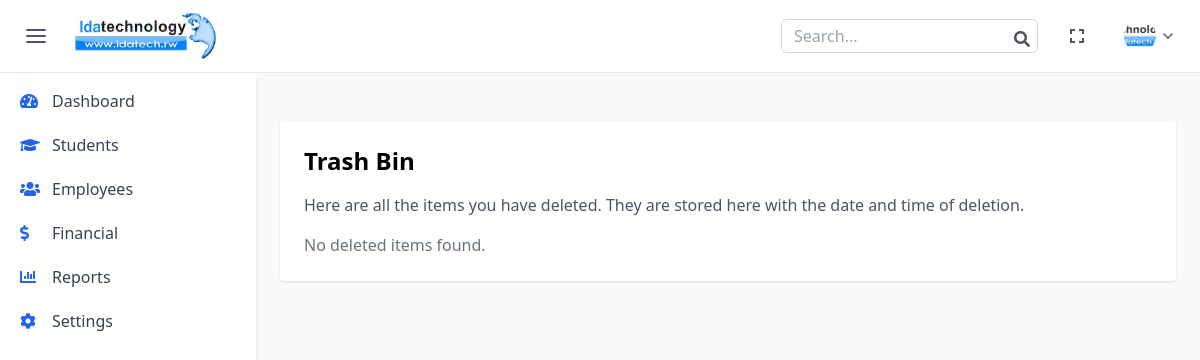
Before: /trash-bin/ (signed in) with the older database file.
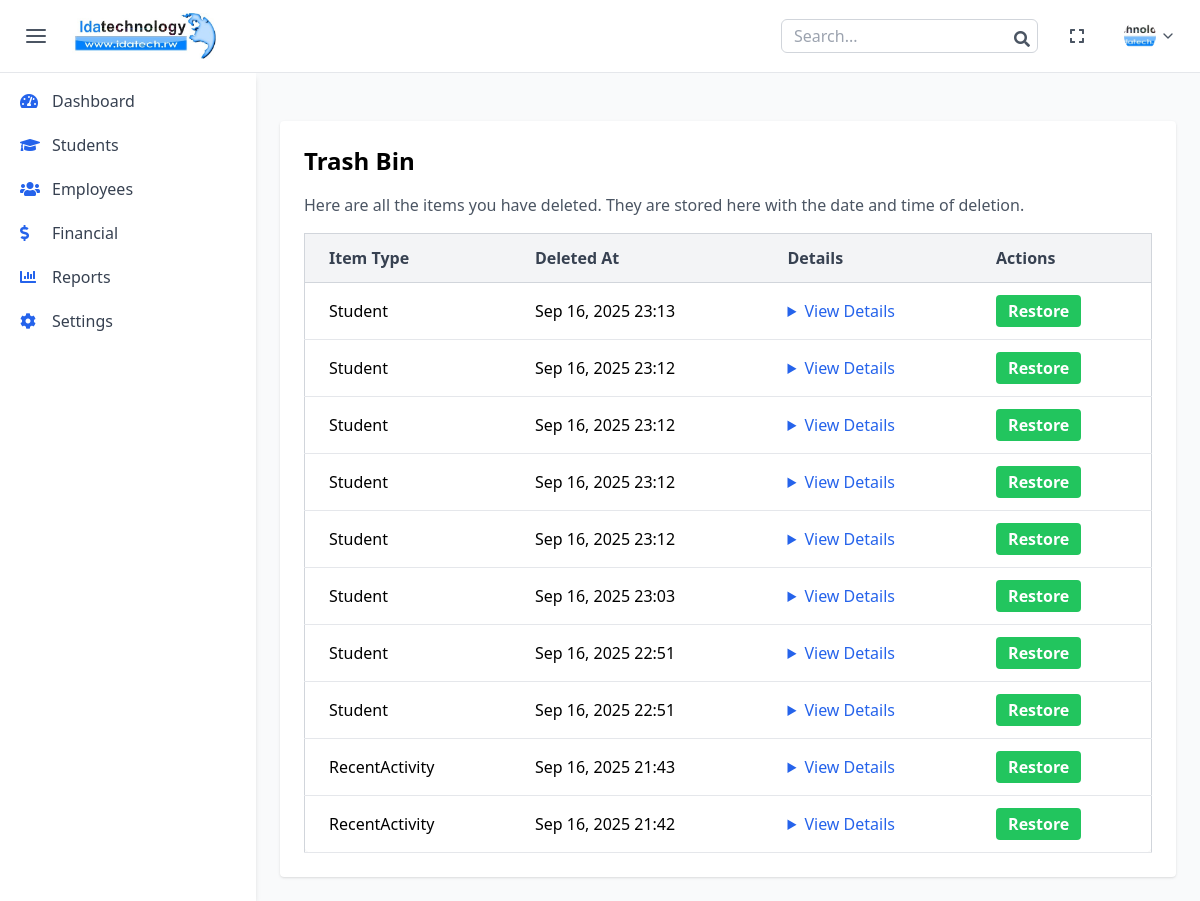
After: the same page with the newer database file.
### admin_panel/models.py (models this page shows, shortened)
class TrashBinEntry(models.Model):
    user = models.ForeignKey(User, on_delete=models.CASCADE)
    item_type = models.CharField(max_length=100)
    item_id = models.PositiveIntegerField()
    item_data = JSONField()
    deleted_at = models.DateTimeField(default=timezone.now)
    class Meta:
        ordering = ['-deleted_at']
    def formatted_item_data(self):
        if not self.item_data:
            return "No details available"
        if isinstance(self.item_data, dict):
            action = self.item_data.get('action')
            if action:
                return action
            details_list = []
            for key, value in self.item_data.items():
                details_list.append(f"{key}: {value}")
            return ", ".join(details_list)
        return str(self.item_data)

### admin_panel/views.py (the view)
# urls.py: path('trash-bin/', views.trash_bin, name='trash_bin'),
@login_required
def trash_bin(request):
    trash_entries = TrashBinEntry.objects.filter(user=request.user).order_by('-deleted_at')
    context = {
        'trash_entries': trash_entries,
    }
    return render(request, 'user_auth/trash_bin.html', context)

### templates/user_auth/trash_bin.html (shortened to what this page needs)
{% extends "admin_panel/index.html" %}
{% load static %}
{% block content %}
<div class="max-w-4xl mx-auto bg-white p-6 rounded shadow mt-6">
  <h2 class="text-2xl font-bold mb-4">Trash Bin</h2>
  <p class="mb-4 text-gray-600">Here are all the items you have deleted. They are stored here with the date and time of deletion.</p>
  {% if trash_entries %}
    <div class="overflow-x-auto">
      <table class="min-w-full bg-white border border-gray-300 rounded-lg shadow-sm">
        <thead>
          <tr class="bg-gray-100 border-b border-gray-300">
            <th class="py-3 px-6 text-left font-semibold text-gray-700">Item Type</th>
            <th class="py-3 px-6 text-left font-semibold text-gray-700">Deleted At</th>
            <th class="py-3 px-6 text-left font-semibold text-gray-700">Details</th>
            <th class="py-3 px-6 text-left font-semibold text-gray-700">Actions</th>
          </tr>
        </thead>
        <tbody>
          {% for entry in trash_entries %}
            <tr class="hover:bg-gray-50 border-b border-gray-200">
              <td class="py-3 px-6">{{ entry.item_type }}</td>
              <td class="py-3 px-6">{{ entry.deleted_at|date:"M d, Y H:i" }}</td>
              <td class="py-3 px-6">
                {% if entry.item_data %}
                  <details class="cursor-pointer">
                    <summary class="text-blue-600 hover:underline">View Details</summary>
                  </details>
                {% else %}
                  <span class="text-gray-500 italic">No details available</span>
                {% endif %}
              </td>
              <td class="py-3 px-6">
<form method="post" action="{% url 'auth:restore_trash_entry' entry.id %}">
                  <button type="submit" class="bg-green-500 hover:bg-green-600 text-white font-semibold py-1 px-3 rounded">
                    Restore
                  </button>
                </form>
              </td>
            </tr>
          {% endfor %}
        </tbody>
      </table>
    </div>
  {% else %}
    <p class="text-gray-500">No deleted items found.</p>
  {% endif %}
</div>
{% endblock %}

Changed rows visible on the page:
added TrashBinEntry: item_type "Student", deleted_at "Sep 16, 2025 23:13"
added TrashBinEntry: item_type "Student", deleted_at "Sep 16, 2025 23:12"
added TrashBinEntry: item_type "Student", deleted_at "Sep 16, 2025 23:12"
added TrashBinEntry: item_type "Student", deleted_at "Sep 16, 2025 23:12"
added TrashBinEntry: item_type "Student", deleted_at "Sep 16, 2025 23:12"
added TrashBinEntry: item_type "Student", deleted_at "Sep 16, 2025 23:03"
added TrashBinEntry: item_type "Student", deleted_at "Sep 16, 2025 22:51"
added TrashBinEntry: item_type "Student", deleted_at "Sep 16, 2025 22:51"
added TrashBinEntry: item_type "RecentActivity", deleted_at "Sep 16, 2025 21:43"
added TrashBinEntry: item_type "RecentActivity", deleted_at "Sep 16, 2025 21:42"
Other visible differences:
text no longer shown: "No deleted items found."
text now shown: "Item Type Deleted At Details Actions"
